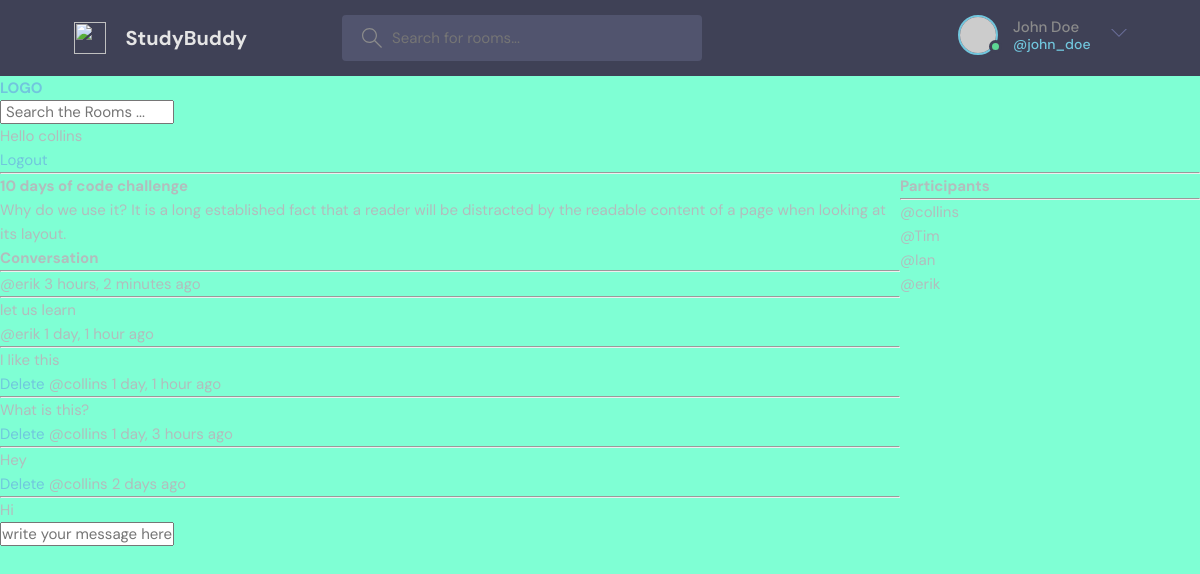
/room/2 (signed in), run on the app's committed database.
### base/models.py (models this page shows, shortened)
class Room(models.Model):
    host=models.ForeignKey(User,on_delete=models.SET_NULL,null=True)
    topic=models.ForeignKey(Topic, on_delete=models.SET_NULL, null=True)
    name= models.CharField(max_length=200)
    description=models.TextField(null=True, blank=True)
    participants=models.ManyToManyField(User,related_name='participants',blank=True)
    updated= models.DateTimeField(auto_now=True)
    created=models.DateTimeField(auto_now_add=True)
    class Meta:
        ordering=['-updated','-created']

class Message(models.Model):
    user=models.ForeignKey(User,on_delete=models.CASCADE)
    room=models.ForeignKey(Room, on_delete=models.CASCADE)
    body=models.TextField()
    updated=models.DateTimeField(auto_now=True)
    created=models.DateTimeField(auto_now_add=True)
    class Meta:
        ordering=['-updated','-created']

### base/views.py (the view, shortened to what this page needs)
# urls.py: path('room/<str:pk>', views.room, name='room'),
def room(request, pk):
    room = Room.objects.get(id=pk)
    room_messages = room.message_set.all().order_by('-created')
    participants= room.participants.all()
    context = {'room': room, 'room_messages': room_messages,'participants':participants}
    return render(request, 'base/room.html', context)

### base/templates/base/room.html (shortened to what this page needs)
{% extends 'main.html' %}
{% block content %}
<div class="room-container">
    <div>
<h1>{{room.name}}</h1>
<p>{{room.description}}</p>
<div class="comment-wrapper">
    <h3>Conversation</h3>
    <hr>
    {% for message in room_messages %}
    <div>
    {% if request.user == message.user %}
        <a href="{% url 'delete-message' message.id %}">Delete</a>
    {% endif %}
        <small>@{{message.user.username}} {{message.created |timesince}} ago</small>
        <hr>
        <p>{{message.body}}</p>
    </div>
    {% endfor %}
</div>
{% if request.user.is_authenticated %}
<div class="comment-form">
    <form method="POST" action="">
        <input type="text" name="body" placeholder="write your message here...">
    </form>
</div>
{% endif %}
    </div>
    <div>
        <h3>Participants</h3>
        <hr>
        {% for user in participants %}
        <div>
            <p>@{{user.username}}</p>
        </div>
        {% endfor%}
    </div>
</div>
{% endblock content%}

### templates/navbar.html
<a href="/">
	<h1>LOGO</h1>
</a>
 <form method="GET" action="{% url 'home' %}">
	<input type="text" name="q" placeholder=" Search the Rooms ..."/>
 </form>
{% if request.user.is_authenticated %}
<p>Hello {{request.user}}</p>
<a href="{% url 'logout' %}">Logout</a>
{% else %}
<a href="{% url 'login' %}">Login</a>
{% endif %}
<hr>

### static/styles/style.css (style rules this page uses)
:root { --color-main: #71c6dd; --color-main-light: #e1f6fb; --color-dark: #3f4156; --color-dark-medium: #51546e; --color-dark-light: #696d97; --color-light: #e5e5e5; --color-gray: #8b8b8b; --color-light-gray: #b2bdbd; --color-bg: #2d2d39; --color-success: #5dd693; --color-error: #fc4b0b; }
* { font-family: "DM Sans", -apple-system, BlinkMacSystemFont, "Segoe UI", Roboto, Oxygen, Ubuntu, Cantarell, "Open Sans", "Helvetica Neue", sans-serif; margin: 0; padding: 0; box-sizing: border-box; text-rendering: optimizeLegibility; font-size: inherit; }
html { font-size: 56.25%; }
@media only screen and (min-width: 1200px) { html { font-size: 62.5%; } }
body { line-height: 1.6; font-weight: 400; font-size: 1.5rem; color: var(--color-light-gray); background-color: var(--color-bg); min-height: 100vh; }
a { display: inline-block; color: var(--color-main); text-decoration: none; }

### static/styles/main.css (style rules this page uses)
body { background-color: aquamarine; }

### base/templates/base/room.html (style rules this page uses)
.room-container { display: grid; grid-template-columns: 3fr 1fr; }

### data on the page
Room: name "10 days of code challenge", description "Why do we use it? It is a long established fact that a reader will be distracted by the readable content of a page when looking at its layout."
Message: user.username "erik", created "3 hours, 2 minutes", body "let us learn"
Message: user.username "erik", created "1 day, 1 hour", body "I like this"
Message: shows "Delete", user.username "collins", created "1 day, 1 hour", body "What is this?"
Message: shows "Delete", user.username "collins", created "1 day, 3 hours", body "Hey"
Message: shows "Delete", user.username "collins", created "2 days", body "Hi"

### other printed values
{{ request.user }} "collins"
{{ user.username }} "collins"
{{ user.username }} "Tim"
{{ user.username }} "Ian"
{{ user.username }} "erik"
